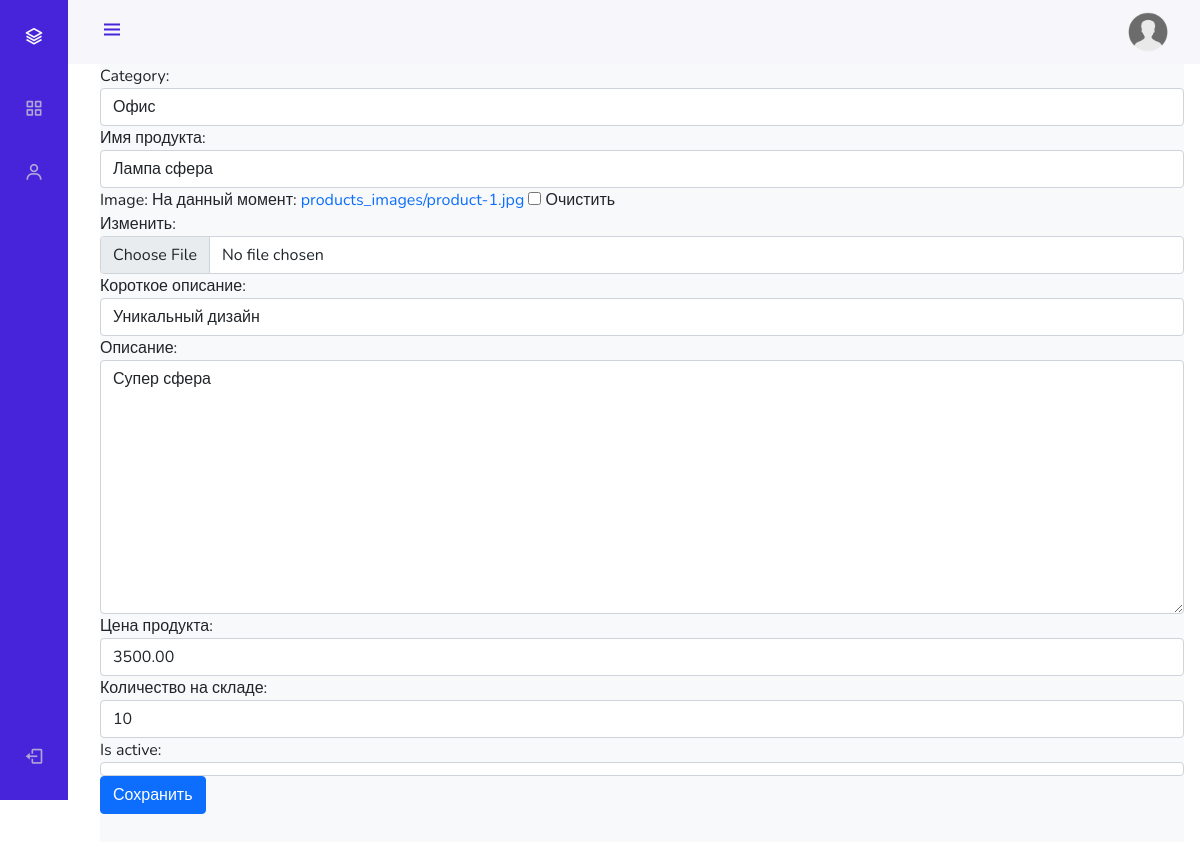
The page /admin_staff/products/update/1/ (signed in) on the database as committed earlier.
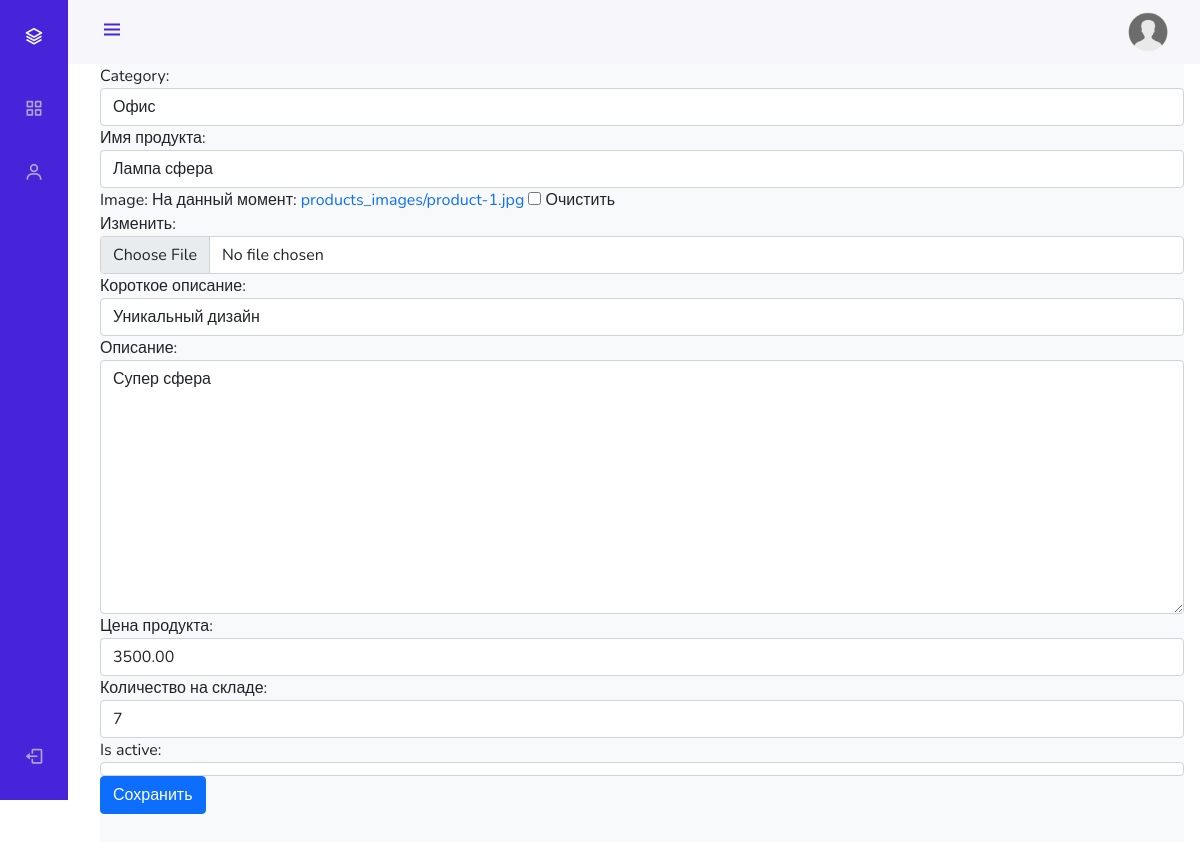
The same page on the database as committed later.
### mainapp/models.py (models this page shows, shortened)
class Product(models.Model):
    category = models.ForeignKey(
        ProductCategory,
        on_delete=models.CASCADE,
    )
    name = models.CharField(
        verbose_name='имя продукта',
        max_length=128,
    )
    image = models.ImageField(
        upload_to='products_images',
        blank=True,
    )
    short_desc = models.CharField(
        verbose_name='короткое описание',
        max_length=60,
        blank=True,
    )
    description = models.TextField(
        verbose_name='описание',
        blank=True,
    )
    price = models.DecimalField(
        verbose_name='цена продукта',
        max_digits=8,
        decimal_places=2,
        default=0,
    )
    quantity = models.PositiveIntegerField(
        verbose_name='количество на складе',
        default=0,
    )
    is_active = models.BooleanField(default=True)

### adminapp/views.py (the view)
# urls.py: path('products/update/<int:pk>/', adminapp.product_update, name='product_update'),
@user_passes_test(lambda u: u.is_superuser)
def product_update(request, pk):
    title = 'продукт/редактирование'
    edit_product = get_object_or_404(Product, pk=pk)
    if request.method == 'POST':
        edit_form = ProductEditForm(request.POST, request.FILES, instance=edit_product)
        if edit_form.is_valid():
            edit_form.save()
            return HttpResponseRedirect(reverse('admin_staff:product_update', args=[edit_product.pk]))
    else:
        edit_form = ProductEditForm(instance=edit_product)
    context = {
        'title': title,
        'update_form': edit_form,
        'category': edit_product.category
    }
    return render(request, 'adminapp/product_update.html', context)

### adminapp/forms.py
class ProductEditForm(forms.ModelForm):
    class Meta:
        model = Product
        fields = '__all__'
    def __init__(self, *args, **kwargs):
        super(ProductEditForm, self).__init__(*args, **kwargs)
        for field_name, field in self.fields.items():
            field.widget.attrs['class'] = 'form-control'

### mainapp/context_processors.py (called while the page is built)
def basket(request):
    print(f'context processor basket works')
    basket = []
    if request.user.is_authenticated:
        basket = Basket.objects.filter(user=request.user)
    return {
        'basket': basket,
    }

### mainapp/models.py (called while the page is built)
    def __str__(self):
        return self.name

### adminapp/templates/adminapp/product_update.html (shortened to what this page needs)
{% extends 'adminapp/base.html' %}
{% load static %}
{% block content %}
    <form class="form-horizontal" method="post" enctype="multipart/form-data">
        {{ update_form }}
      <button type="submit" class="btn btn-primary">Сохранить</button>
    </form>
{% endblock %}

Rows that differ between the two databases and show on the page:
changed Product "Офис": quantity "10" → "7"
